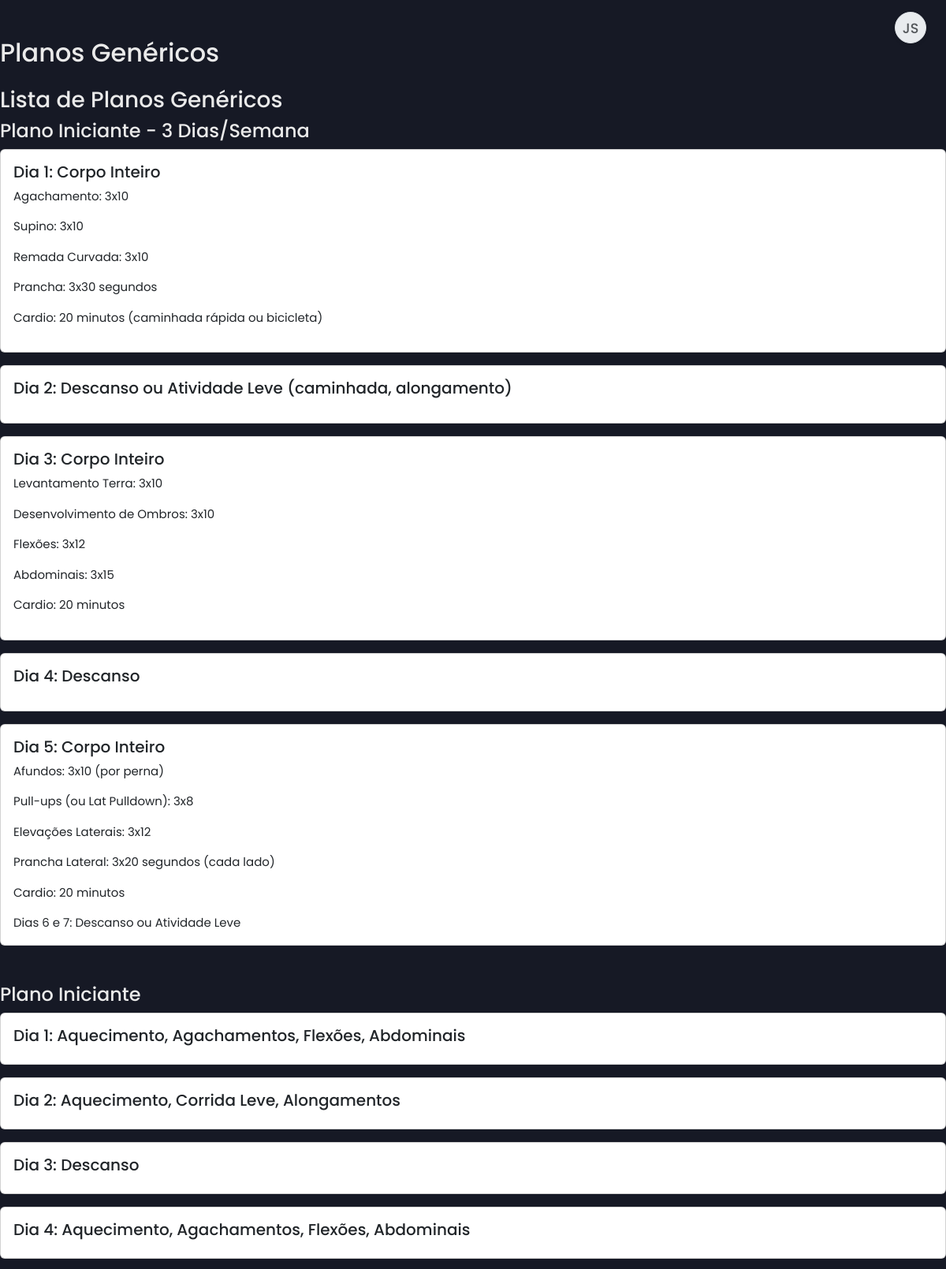
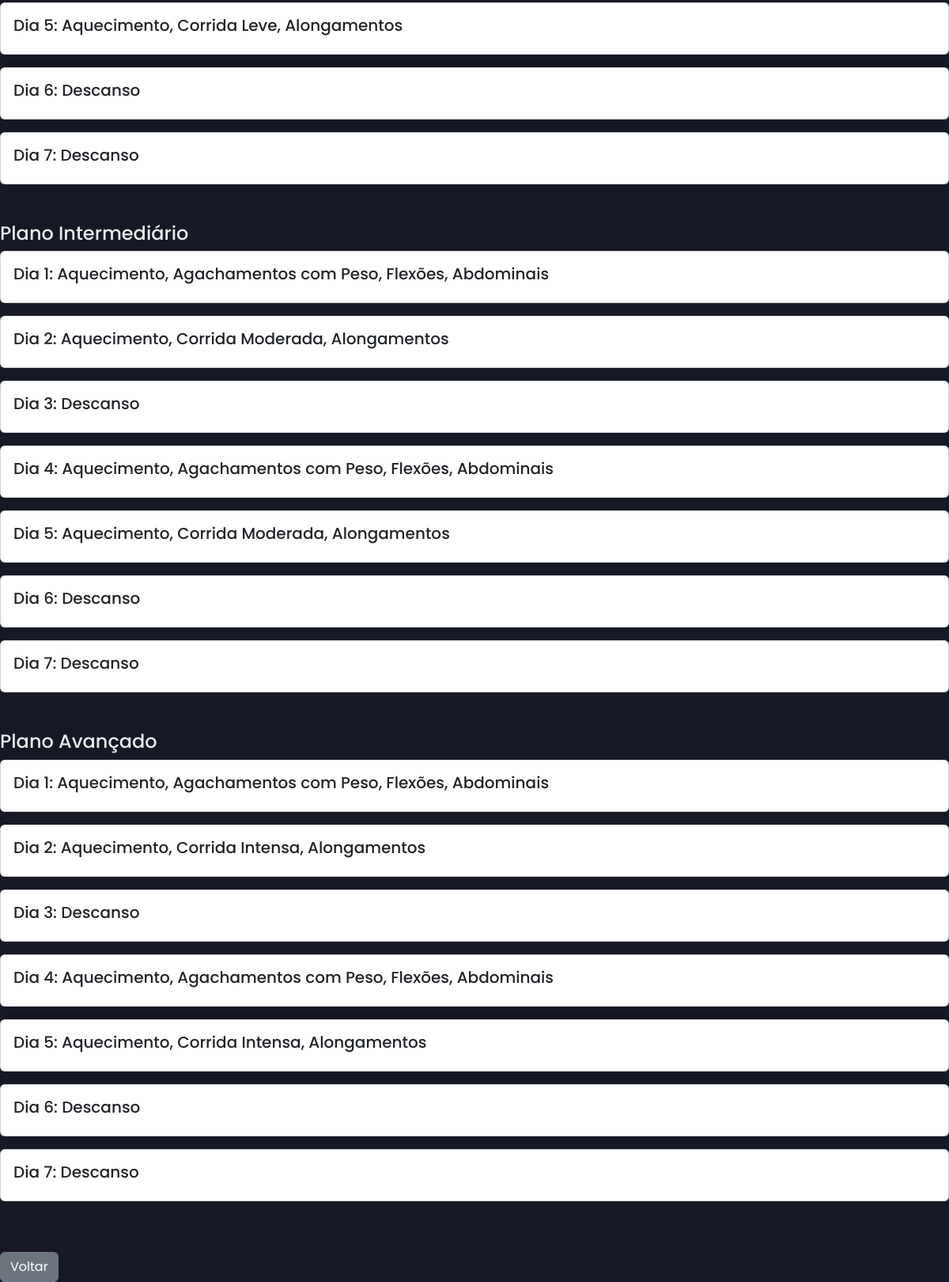
/generic_plans.php (signed in), run on the app's committed database (2 pictures, top to bottom).
### tables this page shows
CREATE TABLE `generic_workout_plans` (
  `id` int(11) NOT NULL,
  `name` varchar(255) NOT NULL,
  `description` text NOT NULL
);

### generic_plans.php (the view, shortened to what this page needs)
<?php
include 'db.php';
include 'header.php';
$stmt = $pdo->query("SELECT * FROM generic_workout_plans");
$generic_plans = $stmt->fetchAll();
?>
<div class="container mt-5">
    <h2>Planos Genéricos</h2>
    <h3 class="mt-4">Lista de Planos Genéricos</h3>
    <?php if (count($generic_plans) > 0): ?>
        <?php foreach ($generic_plans as $plan): ?>
            <div class="mb-5">
                <h4><?= htmlspecialchars($plan['name']) ?></h4>
                <?php
                $days = explode("Dia ", $plan['description']);
                array_shift($days);
                foreach ($days as $day) {
                    $lines = explode("\n", $day);
                    ?>
                    <div class="card mb-3">
                        <div class="card-body">
                            <?php
                            $first = true;
                            foreach ($lines as $line) {
                                if ($first) {
                                    $first = false;
                                    echo "<h5 class='card-title'>Dia " . htmlspecialchars(trim($line)) . "</h5>";
                                }
                                else{
                                    echo "<p class='card-text'>" . htmlspecialchars(trim($line)) . "</p>";
                                }
                            }
                            ?>
                        </div>
                    </div>
                <?php } ?>
            </div>
        <?php endforeach; ?>
    <?php else: ?>
        <p>Não existem planos genéricos</p>
    <?php endif; ?>
    <a href="dashboard.php" class="btn btn-secondary mt-3">Voltar</a>
</div>
<?php include 'footer.php'; ?>

### assets/css/dashboard_cliente.css (style rules this page uses)
:root { --bg-dark-primary: #161925; --bg-dark-secondary: #232A44; --text-light: #EAEAEA; --text-muted: #A0A0B0; --accent-color: #7B4BFF; --accent-color-hover: #6a3ffb; --border-color: #3a3f58; --sidebar-width: 260px; --sidebar-width-collapsed: 80px; --font-family: 'Poppins', sans-serif; }
body.dashboard-body { background-color: var(--bg-dark-primary); color: var(--text-light); font-family: var(--font-family); margin: 0; padding: 0; display: flex; min-height: 100vh; font-size: 15px; }
.container, .container-fluid, .container-lg, .container-md, .container-sm, .container-xl, .container-xxl { padding-left: 0; padding-right: 0; max-width: 100%; }

### assets/css/personalizacao_chat.css (style rules this page uses)
:root { --chat-bg: #FFFFFF; --chat-text: #000000; --chat-border: #D1D1D6; --chat-messages-bg: #FFFFFF; --chat-input-area-bg: #F8F9FA; --chat-input-bg: #FFFFFF; --chat-placeholder-text: #8A8A8E; --chat-sent-bg: #007AFF; --chat-sent-bg-rgb: 0, 122, 255; --chat-sent-text: #FFFFFF; --chat-received-bg: #E5E5EA; --chat-received-text: #000000; --chat-timestamp-sent: #d1eaff; --chat-timestamp-received: #6c757d; }

### data on the page
generic_workout_plans: name "Plano Iniciante - 3 Dias/Semana", line "1: Corpo Inteiro", line "Agachamento: 3x10", line "Supino: 3x10", line "Remada Curvada: 3x10", line "Prancha: 3x30 segundos", line "Cardio: 20 minutos (caminhada rápida ou bicicleta)", line "2: Descanso ou Atividade Leve (caminhada, alongamento)", line "3: Corpo Inteiro", line "Levantamento Terra: 3x10", line "Desenvolvimento de Ombros: 3x10", line "Flexões: 3x12", line "Abdominais: 3x15", line "Cardio: 20 minutos", line "4: Descanso", line "5: Corpo Inteiro", line "Afundos: 3x10 (por perna)", line "Pull-ups (ou Lat Pulldown): 3x8", line "Elevações Laterais: 3x12", line "Prancha Lateral: 3x20 segundos (cada lado)", line "Dias 6 e 7: Descanso ou Atividade Leve"
generic_workout_plans: name "Plano Iniciante", line "1: Aquecimento, Agachamentos, Flexões, Abdominais", line "2: Aquecimento, Corrida Leve, Alongamentos", line "3: Descanso", line "4: Aquecimento, Agachamentos, Flexões, Abdominais", line "5: Aquecimento, Corrida Leve, Alongamentos", line "6: Descanso", line "7: Descanso"
generic_workout_plans: name "Plano Intermediário", line "1: Aquecimento, Agachamentos com Peso, Flexões, Abdominais", line "2: Aquecimento, Corrida Moderada, Alongamentos", line "3: Descanso", line "4: Aquecimento, Agachamentos com Peso, Flexões, Abdominais", line "5: Aquecimento, Corrida Moderada, Alongamentos", line "6: Descanso", line "7: Descanso"
generic_workout_plans: name "Plano Avançado", line "1: Aquecimento, Agachamentos com Peso, Flexões, Abdominais", line "2: Aquecimento, Corrida Intensa, Alongamentos", line "3: Descanso", line "4: Aquecimento, Agachamentos com Peso, Flexões, Abdominais", line "5: Aquecimento, Corrida Intensa, Alongamentos", line "6: Descanso", line "7: Descanso"

### other printed values
$user_name_initials "JS"
